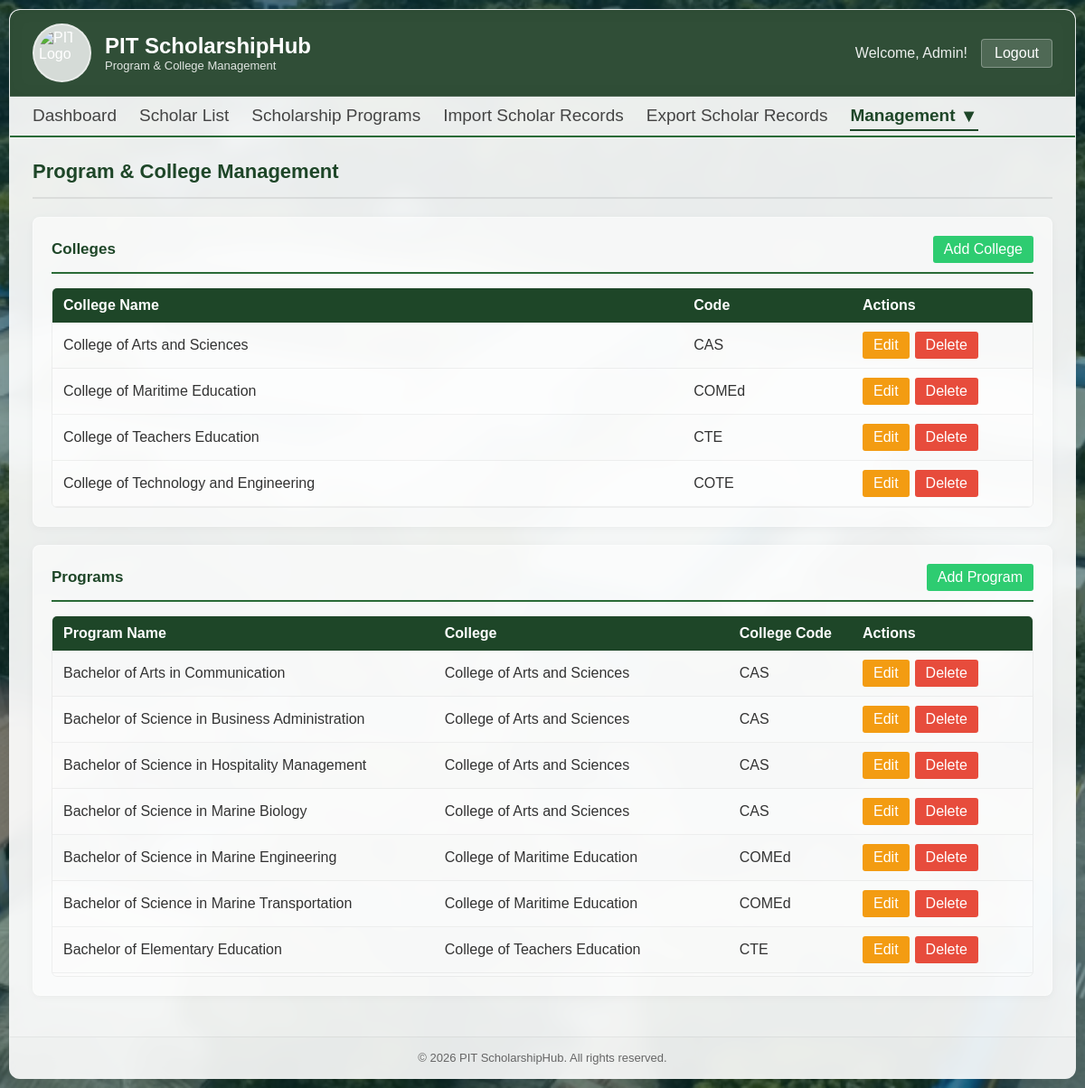
/admin/program_management.php (signed in), run on an earlier commit of the app's database.
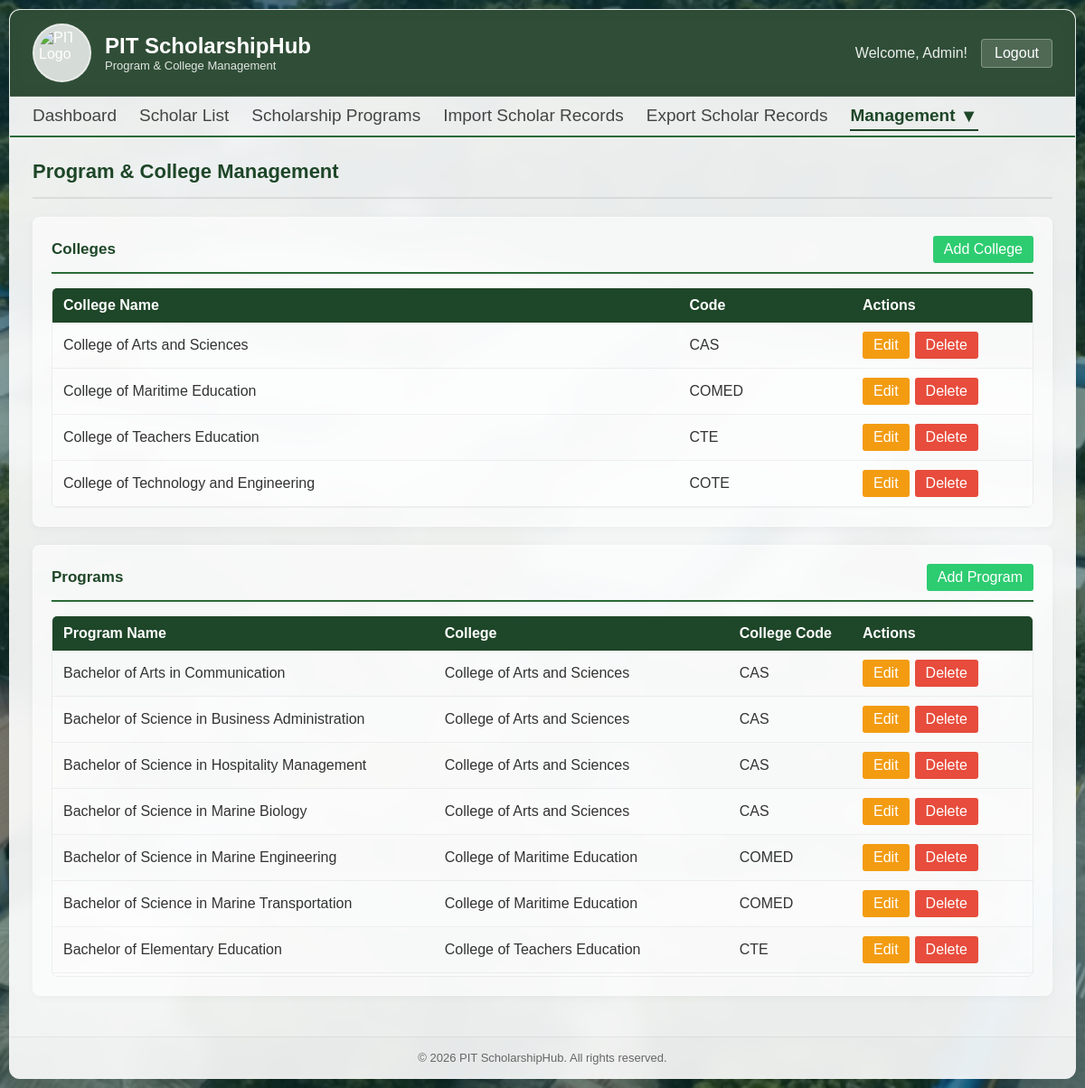
And on a later commit of the database.
### tables this page shows
CREATE TABLE `college` (
  `id` int(11) NOT NULL,
  `college_name` varchar(255) NOT NULL,
  `college_code` varchar(255) NOT NULL
);

CREATE TABLE `program` (
  `id` int(11) NOT NULL,
  `name` varchar(255) NOT NULL,
  `college_id` int(11) NOT NULL
);

### includes/check_permission.php (called while the page is built, shortened)
<?php
function hasPermission($conn, $user_id, $page, $action) {
    $sql = "SELECT role FROM scholarship_users WHERE id = ?";
    $stmt = $conn->prepare($sql);
    $stmt->bind_param("i", $user_id);
    $stmt->execute();
    $result = $stmt->get_result();
    if ($row = $result->fetch_assoc()) {
        if ($row['role'] === 'admin') return true;
    }
    $permissions = getUserPermissions($conn, $user_id);
    return isset($permissions[$page]) && in_array($action, $permissions[$page]);
}
    ?>

### admin/program_management.php (the view, shortened to what the changed rows need)
<?php
include '../includes/conn.php';
include '../includes/check_permission.php';
$colleges_sql = "SELECT * FROM college ORDER BY college_name ASC";
$colleges_result = $conn->query($colleges_sql);
$programs_sql = "SELECT program.id AS program_id, program.name AS program_name, college.id AS college_id, college.college_name, college.college_code
                 FROM program
                 LEFT JOIN college ON program.college_id = college.id
                 ORDER BY college.college_name ASC, program.name ASC";
$programs_result = $conn->query($programs_sql);
?>
<!DOCTYPE html>
<html>
<head>
    <link rel="stylesheet" href="../assets/css/program_management.css?v=<?= filemtime('../assets/css/program_management.css') ?>">
    <link rel="stylesheet" href="../assets/css/modals.css">
</head>
<body>
    <?php
    if(!isset($_SESSION['user_id']) || ($_SESSION['role'] !== 'admin' && $_SESSION['role'] !== 'staff')) :
        $_SESSION['fail'] = "You are no logged in!";
        header("Location: ../portal.php");
        exit();
    else : ?>
    <div class="container">
        <div class="header">
            <div class="header-left">
                <div>
                    <h1>PIT ScholarshipHub</h1>
                </div>
            </div>
        </div>
        <div class="page-content">
            <div class="page-header">
                <h2>Program & College Management</h2>
            </div>
            <div class="section-card">
                <div class="table-wrapper">
                    <table>
                        <thead>
                            <tr>
                                <th>College Name</th>
                                <th>Code</th>
                                <th class="actions-col">Actions</th>
                            </tr>
                        </thead>
                        <tbody>
                            <?php if($colleges_result->num_rows > 0) : ?>
                                <?php while($college = $colleges_result->fetch_assoc()) : ?>
                                    <tr>
                                        <td><?= htmlspecialchars($college['college_name']) ?></td>
                                        <td><?= htmlspecialchars($college['college_code']) ?></td>
                                        <td>
                                            <div class="action-buttons">
                                                <?php if(hasPermission($conn, $_SESSION['user_id'], 'program_management', 'edit')) : ?>
                                                    <button class="btn-sm btn-edit" onclick="openEditCollege(<?= $college['id'] ?>, '<?= htmlspecialchars($college['college_name']) ?>', '<?= htmlspecialchars($college['college_code']) ?>')">Edit</button>
                                                <?php endif; ?>
                                                <form action="<?= $_SERVER['PHP_SELF'] ?>" method="POST" style="display: inline;">
                                                    <?php if(hasPermission($conn, $_SESSION['user_id'], 'program_management', 'delete')) : ?>
                                                        <button type="submit" name="delete_college" class="btn-sm btn-delete" onclick="return confirmAction(event, 'Delete this college?', 'Delete', true)">Delete</button>
                                                    <?php endif; ?>
                                                </form>
                                            </div>
                                        </td>
                                    </tr>
                                <?php endwhile; ?>
                            <?php else : ?>
                                <tr><td colspan="3" class="no-data">No colleges found.</td></tr>
                            <?php endif; ?>
                        </tbody>
                    </table>
                </div>
            </div>
            <div class="section-card">
                <div class="table-wrapper">
                    <table>
                        <thead>
                            <tr>
                                <th>Program Name</th>
                                <th>College</th>
                                <th>College Code</th>
                                <th class="actions-col">Actions</th>
                            </tr>
                        </thead>
                        <tbody>
                            <?php if($programs_result->num_rows > 0) : ?>
                                <?php while($program = $programs_result->fetch_assoc()) : ?>
                                    <tr>
                                        <td><?= htmlspecialchars($program['program_name']) ?></td>
                                        <td><?= htmlspecialchars($program['college_name'] ?? 'N/A') ?></td>
                                        <td><?= htmlspecialchars($program['college_code'] ?? 'N/A') ?></td>
                                        <td>
                                            <div class="action-buttons">
                                                <?php if(hasPermission($conn, $_SESSION['user_id'], 'program_management', 'edit')) : ?>
                                                    <button class="btn-sm btn-edit" onclick="openEditProgram(<?= $program['program_id'] ?>, '<?= htmlspecialchars($program['program_name']) ?>', <?= $program['college_id'] ?? 0 ?>)">Edit</button>
                                                <?php endif; ?>
                                                <form action="<?= $_SERVER['PHP_SELF'] ?>" method="POST" style="display: inline;">
                                                    <?php if(hasPermission($conn, $_SESSION['user_id'], 'program_management', 'delete')) : ?>
                                                        <button type="submit" name="delete_program" class="btn-sm btn-delete" onclick="return confirmAction(event, 'Delete this program?', 'Delete', true)">Delete</button>
                                                    <?php endif; ?>
                                                </form>
                                            </div>
                                        </td>
                                    </tr>
                                <?php endwhile; ?>
                            <?php else : ?>
                                <tr><td colspan="4" class="no-data">No programs found.</td></tr>
                            <?php endif; ?>
                        </tbody>
                    </table>
                </div>
            </div>
        </div>
    </div>
    <?php endif; ?>
</body>
</html>

What changed in the data, as far as the page shows it:
changed college "College of Maritime Education": college_code "COMEd" → "COMED"
changed through a linked row, program "Bachelor of Science in Marine Engineering": college.college_code "COMEd" → "COMED"
changed through a linked row, program "Bachelor of Science in Marine Transportation": college.college_code "COMEd" → "COMED"
